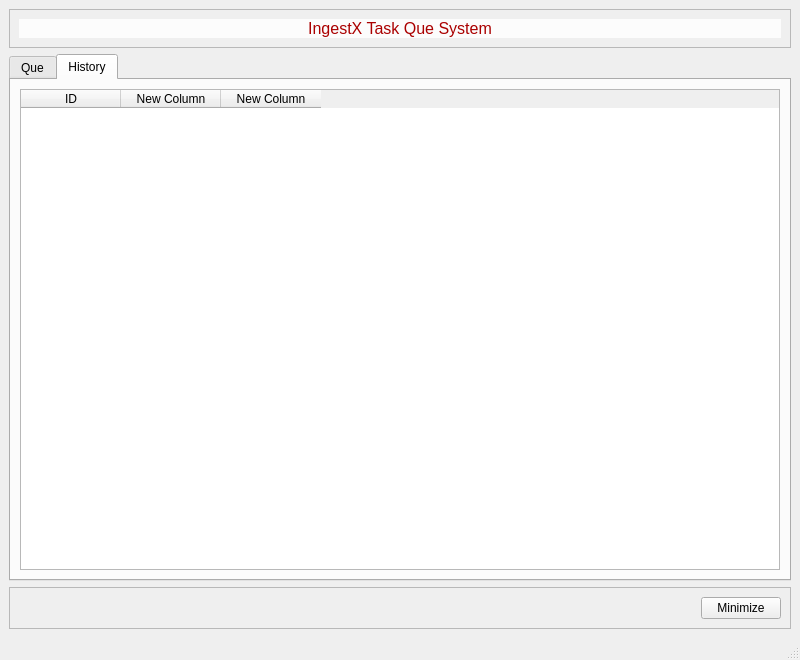
<?xml version="1.0" encoding="UTF-8"?>
<ui version="4.0">
 <class>MainWindow</class>
 <widget class="QMainWindow" name="MainWindow">
  <property name="geometry">
   <rect>
    <x>0</x>
    <y>0</y>
    <width>800</width>
    <height>660</height>
   </rect>
  </property>
  <property name="maximumSize">
   <size>
    <width>800</width>
    <height>660</height>
   </size>
  </property>
  <property name="windowTitle">
   <string>MainWindow</string>
  </property>
  <widget class="QWidget" name="centralwidget">
   <layout class="QVBoxLayout" name="verticalLayout">
    <item>
     <widget class="QFrame" name="frame_2">
      <property name="frameShape">
       <enum>QFrame::StyledPanel</enum>
      </property>
      <property name="frameShadow">
       <enum>QFrame::Raised</enum>
      </property>
      <layout class="QHBoxLayout" name="horizontalLayout_2">
       <item>
        <widget class="QLabel" name="label">
         <property name="font">
          <font>
           <pointsize>12</pointsize>
          </font>
         </property>
         <property name="styleSheet">
          <string notr="true">background-color: rgb(252, 252, 252);
color: rgb(170, 0, 0);</string>
         </property>
         <property name="text">
          <string>IngestX Task Que System</string>
         </property>
         <property name="alignment">
          <set>Qt::AlignCenter</set>
         </property>
        </widget>
       </item>
      </layout>
     </widget>
    </item>
    <item>
     <widget class="QTabWidget" name="tabs">
      <property name="currentIndex">
       <number>1</number>
      </property>
      <widget class="QWidget" name="quetab">
       <attribute name="title">
        <string>Que</string>
       </attribute>
       <layout class="QVBoxLayout" name="verticalLayout_2">
        <item>
         <widget class="QTableWidget" name="table_que">
          <property name="editTriggers">
           <set>QAbstractItemView::NoEditTriggers</set>
          </property>
          <property name="showDropIndicator" stdset="0">
           <bool>false</bool>
          </property>
          <property name="alternatingRowColors">
           <bool>true</bool>
          </property>
          <property name="selectionMode">
           <enum>QAbstractItemView::NoSelection</enum>
          </property>
          <property name="selectionBehavior">
           <enum>QAbstractItemView::SelectRows</enum>
          </property>
          <attribute name="verticalHeaderVisible">
           <bool>false</bool>
          </attribute>
          <column>
           <property name="text">
            <string>ID</string>
           </property>
          </column>
          <column>
           <property name="text">
            <string>New Column</string>
           </property>
          </column>
          <column>
           <property name="text">
            <string>New Column</string>
           </property>
          </column>
         </widget>
        </item>
       </layout>
      </widget>
      <widget class="QWidget" name="historytab">
       <attribute name="title">
        <string>History</string>
       </attribute>
       <layout class="QVBoxLayout" name="verticalLayout_3">
        <item>
         <widget class="QTableWidget" name="table_hist">
          <property name="editTriggers">
           <set>QAbstractItemView::NoEditTriggers</set>
          </property>
          <property name="showDropIndicator" stdset="0">
           <bool>false</bool>
          </property>
          <property name="alternatingRowColors">
           <bool>true</bool>
          </property>
          <property name="selectionMode">
           <enum>QAbstractItemView::NoSelection</enum>
          </property>
          <property name="selectionBehavior">
           <enum>QAbstractItemView::SelectRows</enum>
          </property>
          <attribute name="verticalHeaderVisible">
           <bool>false</bool>
          </attribute>
          <column>
           <property name="text">
            <string>ID</string>
           </property>
          </column>
          <column>
           <property name="text">
            <string>New Column</string>
           </property>
          </column>
          <column>
           <property name="text">
            <string>New Column</string>
           </property>
          </column>
         </widget>
        </item>
       </layout>
      </widget>
     </widget>
    </item>
    <item>
     <widget class="QFrame" name="frame">
      <property name="frameShape">
       <enum>QFrame::StyledPanel</enum>
      </property>
      <property name="frameShadow">
       <enum>QFrame::Raised</enum>
      </property>
      <layout class="QHBoxLayout" name="horizontalLayout">
       <item>
        <spacer name="horizontalSpacer">
         <property name="orientation">
          <enum>Qt::Horizontal</enum>
         </property>
         <property name="sizeHint" stdset="0">
          <size>
           <width>678</width>
           <height>20</height>
          </size>
         </property>
        </spacer>
       </item>
       <item>
        <widget class="QPushButton" name="pushButton">
         <property name="text">
          <string>Minimize</string>
         </property>
        </widget>
       </item>
      </layout>
     </widget>
    </item>
   </layout>
  </widget>
  <widget class="QStatusBar" name="statusbar"/>
 </widget>
 <resources/>
 <connections/>
</ui>
